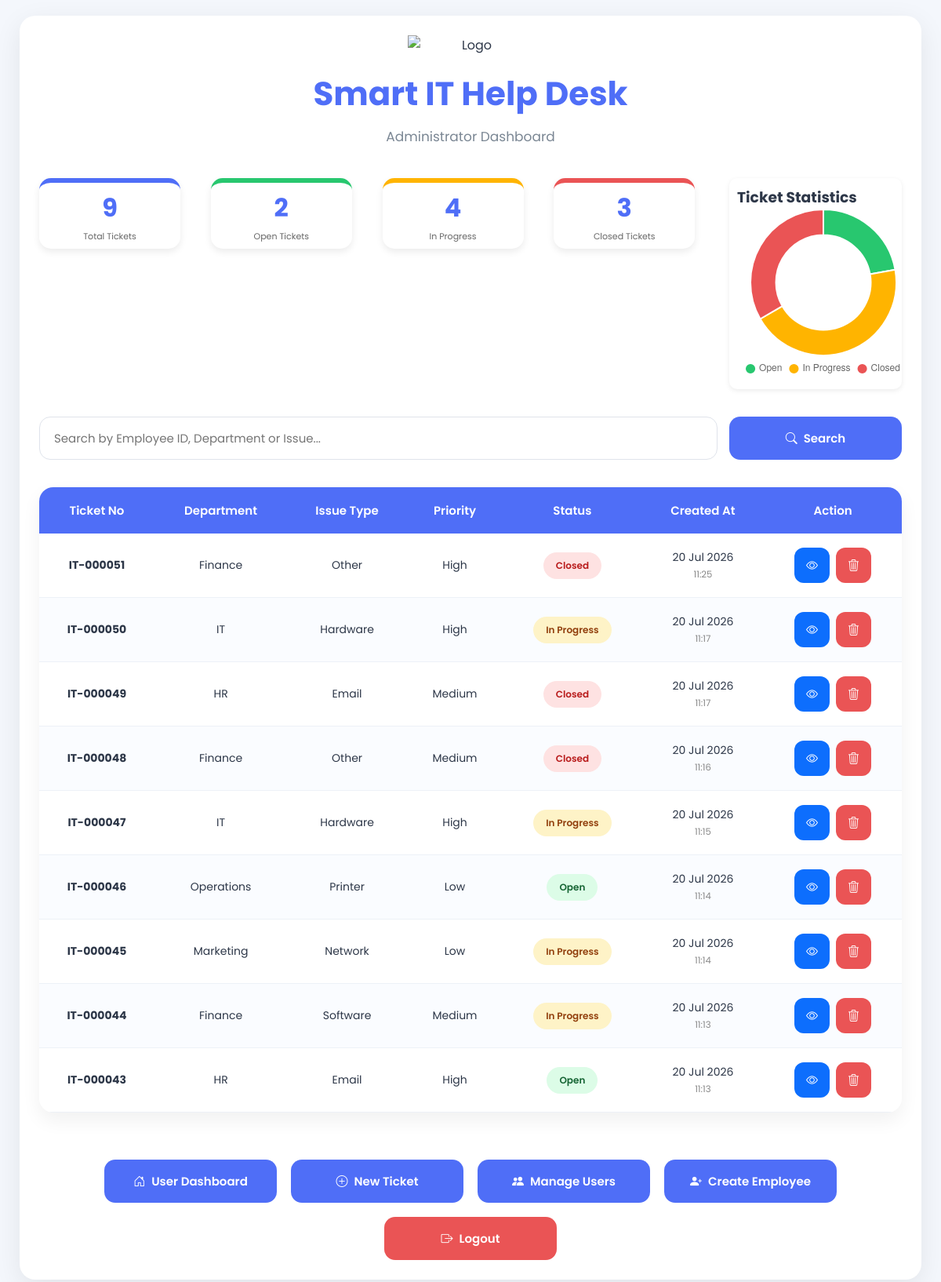
The page /admin.php (signed in) on the database as committed earlier.
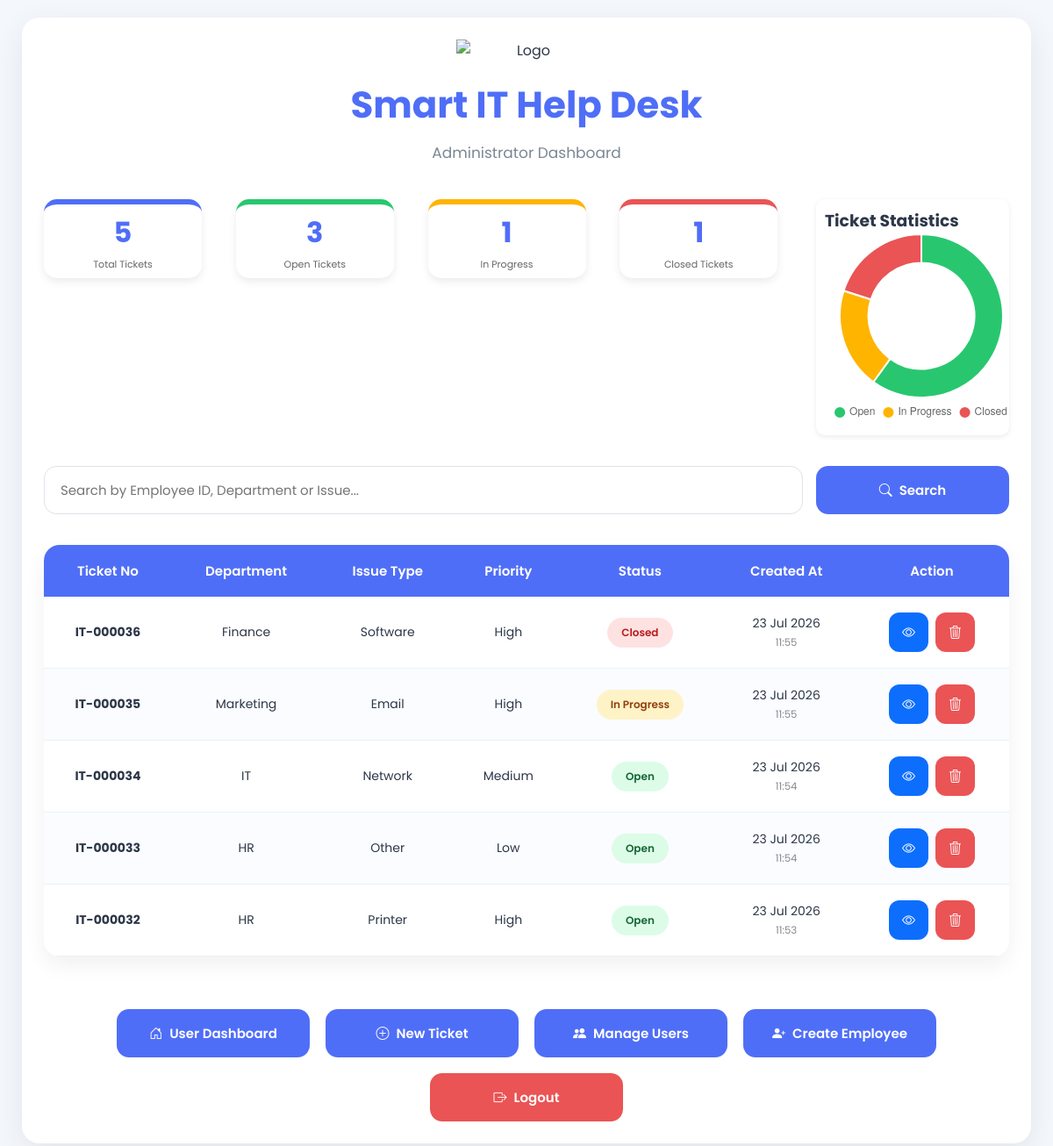
The same page on the database as committed later.
### tables this page shows
CREATE TABLE `tickets` (
  `id` int NOT NULL,
  `employee_id` varchar(20) NOT NULL,
  `department` varchar(100) NOT NULL,
  `issue_type` varchar(100) NOT NULL,
  `description` text NOT NULL,
  `priority` varchar(20) NOT NULL,
  `status` varchar(20) NOT NULL DEFAULT 'open',
  `created_at` timestamp NOT NULL DEFAULT CURRENT_TIMESTAMP
);

### admin.php (the view, shortened to what this page needs)
<?php
include 'database/database.php';
$total = $conn->query("SELECT COUNT(*) AS total FROM tickets")->fetch_assoc()['total'];
$open = $conn->query("SELECT COUNT(*) AS total FROM tickets WHERE LOWER(status)='open'")->fetch_assoc()['total'];
$progress = $conn->query("SELECT COUNT(*) AS total FROM tickets WHERE LOWER(status)='in progress'")->fetch_assoc()['total'];
$closed = $conn->query("SELECT COUNT(*) AS total FROM tickets WHERE LOWER(status)='closed'")->fetch_assoc()['total'];
$search = "";
if (isset($_GET['search']) && $_GET['search'] != "") {
    $search = $conn->real_escape_string($_GET['search']);
    $sql = "SELECT * FROM tickets
            WHERE employee_id LIKE '%$search%'
            OR department LIKE '%$search%'
            OR issue_type LIKE '%$search%'
            ORDER BY id DESC";
} else {
    $sql = "SELECT * FROM tickets ORDER BY id DESC";
}
$result = $conn->query($sql);
?>
<!DOCTYPE html>
<html lang="en">
<head>
<link rel="stylesheet" href="css/style.css?v=2">
<link rel="stylesheet"
href="https://cdn.jsdelivr.net/npm/bootstrap-icons@1.11.3/font/bootstrap-icons.min.css">
</head>
<body>
<div class="container">
<div class="header">
<img src="images/logo.png" class="logo" alt="Logo">
<h1>Smart IT Help Desk</h1>
<p class="subtitle">
Administrator Dashboard
</p>
</div>
<div class="top-dashboard">
    <div class="dashboard-cards">
        <div class="card total-card">
            <h2><?php echo $total; ?></h2>
            <p>Total Tickets</p>
        </div>
        <div class="card open-card">
            <h2><?php echo $open; ?></h2>
            <p>Open Tickets</p>
        </div>
        <div class="card progress-card">
            <h2><?php echo $progress; ?></h2>
            <p>In Progress</p>
        </div>
        <div class="card closed-card">
            <h2><?php echo $closed; ?></h2>
            <p>Closed Tickets</p>
        </div>
    </div>
    <div class="chart-card">
    <h3>Ticket Statistics</h3>
    <div class="chart-container">
        <canvas id="ticketChart"></canvas>
    </div>
</div>
</div>
<form method="GET" class="search-box">
    <input
        type="text"
        name="search"
        placeholder="Search by Employee ID, Department or Issue..."
        value="<?php echo htmlspecialchars($search); ?>">
    <button type="submit" class="search-btn">
        <i class="bi bi-search"></i> Search
    </button>
</form>
<table>
<thead>
<tr>
<th>Ticket No</th>
<th>Department</th>
<th>Issue Type</th>
<th>Priority</th>
<th>Status</th>
<th>Created At</th>
<th>Action</th>
</tr>
</thead>
<tbody>
    <?php while ($row = $result->fetch_assoc()) { ?>
<tr>
<td>
<strong>
IT-<?php echo str_pad($row['id'], 6, "0", STR_PAD_LEFT); ?>
</strong>
</td>
<td><?php echo htmlspecialchars($row['department']); ?></td>
<td><?php echo htmlspecialchars($row['issue_type']); ?></td>
<td><?php echo htmlspecialchars($row['priority']); ?></td>
<td>
<?php
$status = strtolower(trim($row['status']));
if ($status == "open") {
    echo "<span class='badge badge-open'>Open</span>";
} elseif ($status == "in progress") {
    echo "<span class='badge badge-progress'>In Progress</span>";
} elseif ($status == "closed") {
    echo "<span class='badge badge-closed'>Closed</span>";
} else {
    echo htmlspecialchars($row['status']);
}
?>
</td>
<td>
<?php echo date("d M Y", strtotime($row['created_at'])); ?>
<br>
<small style="color:#888;">
<?php echo date("H:i", strtotime($row['created_at'])); ?>
</small>
</td>
<td>
<div class="action-buttons">
<a href="view_ticket.php?id=<?php echo $row['id']; ?>" class="btn" style="padding:8px 12px;background:#0d6efd;">
    <i class="bi bi-eye"></i>
</a>
<a href="delete.php?id=<?php echo $row['id']; ?>"
class="btn logout-btn"
style="padding:8px 12px;"
onclick="return confirm('Are you sure you want to delete this ticket?')">
<i class="bi bi-trash3"></i>
</a>
</div>
</td>
</tr>
<?php } ?>
</tbody>
</table>
<br>
<div class="dashboard-buttons">
    <a href="dashboard.php" class="btn">
        <i class="bi bi-house-door"></i>
        User Dashboard
    </a>
    <a href="add.php" class="btn">
        <i class="bi bi-plus-circle"></i>
        New Ticket
    </a>
    <a href="users.php" class="btn">
        <i class="bi bi-people-fill"></i>
        Manage Users
    </a>
    <a href="create_employee.php" class="btn">
        <i class="bi bi-person-plus-fill"></i>
        Create Employee
    </a>
    <a href="logout.php" class="btn logout-btn">
        <i class="bi bi-box-arrow-right"></i>
        Logout
    </a>
</div>
</div>
<script>
const ctx = document.getElementById('ticketChart');
if(ctx){
new Chart(ctx,{
type:'doughnut',
data:{labels:['Open','In Progress','Closed'],datasets:[{data:[<?php echo (int)$open; ?>,<?php echo (int)$progress; ?>,<?php echo (int)$closed; ?>],backgroundColor:['#28c76f','#ffb400','#ea5455'],borderColor:'#fff',borderWidth:2}]},
options: {
    responsive: true,
    maintainAspectRatio: false,
    cutout: '65%',
    plugins: {
        legend: {
            position: 'bottom',
            labels: {
                usePointStyle: true,
                pointStyle: 'circle',
                boxWidth: 10,
                boxHeight: 10,
                padding: 10
            }
        }
    }
}
});
}
</script>
</body>
</html>

### css/style.css (style rules this page uses)
:root { --primary:#4F6EF7; --primary-dark:#3558ef; --green:#28c76f; --yellow:#ffb400; --red:#ea5455; --background:#f4f7fc; --white:#ffffff; --text:#2d3748; --gray:#7b8794; --radius:18px; --shadow: 0 10px 35px rgba(0,0,0,.08); }
* { margin:0; padding:0; box-sizing:border-box; font-family:'Poppins',sans-serif; }
html { scroll-behavior:smooth; }
body { background:var(--background); color:var(--text); }
.container { max-width:1150px; margin:20px auto; background:#fff; padding:25px; border-radius:20px; box-shadow:var(--shadow); }
.header { text-align:center; margin-bottom:40px; }
.logo { width:160px; margin:auto; display:block; margin-bottom:18px; }
h1 { font-size:42px; color:var(--primary); font-weight:700; }
.subtitle { margin-top:10px; font-size:17px; color:var(--gray); }
.top-dashboard { display:flex; align-items:flex-start; justify-content:space-between; gap:25px; }
.chart-card { width:260px; flex-shrink:0; }
.dashboard-cards { flex:1; display:grid; grid-template-columns:repeat(4,1fr); gap:15px; }
.card { width:180px; height:90px; background:#fff; border-radius:15px; display:flex; flex-direction:column; justify-content:center; align-items:center; box-shadow:0 4px 10px rgba(0,0,0,.08); padding:10px; }
.card h2 { font-size:32px; margin:0; color:#4F6EF7; }
.card p { margin-top:6px; font-size:14px; color:#666; }
.card p { font-size:11px; margin-top:4px; }
.total-card { border-top:6px solid var(--primary); }
.open-card { border-top:6px solid var(--green); }
.progress-card { border-top:6px solid var(--yellow); }
.closed-card { border-top:6px solid var(--red); }
.dashboard-buttons { display:flex; justify-content:center; align-items:center; flex-wrap:wrap; gap:18px; margin-top:35px; }
.btn, button { background:var(--primary); color:white; padding:15px 30px; border:none; border-radius:14px; font-size:15px; font-weight:600; cursor:pointer; text-decoration:none; display:flex; align-items:center; justify-content:center; gap:8px; transition:.3s; min-width:220px; height:55px; }
.logout-btn { background:var(--red); }
.action-buttons { display:flex; justify-content:center; gap:8px; }
.action-buttons .btn { min-width:45px; width:45px; height:45px; padding:0; border-radius:12px; }
.search-box { display:flex; align-items:center; gap:15px; margin:35px 0; }
.search-box input { flex:1; padding:15px 18px; border:1px solid #dfe3eb; border-radius:14px; font-size:15px; transition:.3s; background:#fff; }
.search-btn { width:180px; height:55px; }
table { width:100%; border-collapse:collapse; overflow:hidden; border-radius:18px; background:#fff; box-shadow:0 10px 25px rgba(0,0,0,.06); }
thead { background:var(--primary); color:#fff; }
thead th { padding:18px; font-size:15px; font-weight:600; text-align:center; }
tbody td { padding:18px; text-align:center; border-bottom:1px solid #edf1f7; font-size:14px; }
tbody tr { transition:.25s; }
tbody tr:nth-child(even) { background:#fafcff; }
input, select, textarea { width:100%; padding:14px 16px; border:1px solid #dfe3eb; border-radius:14px; font-size:15px; transition:.3s; background:#fff; }
.badge { display:inline-block; padding:8px 16px; border-radius:30px; font-size:12px; font-weight:600; }
.badge-open { background:#dcfce7; color:#166534; }
.badge-progress { background:#fef3c7; color:#92400e; }
.badge-closed { background:#fee2e2; color:#b91c1c; }
.container { max-width:1150px; margin:20px auto; padding:25px; }
.top-dashboard { display:flex; gap:20px; align-items:flex-start; justify-content:space-between; margin-bottom:20px; }
.chart-card { width:50px; background:#fff; border-radius:5px; padding:5px; box-shadow:0 2px 5px rgba(0,0,0,.05); }
.chart-card { width:5px; padding:5px; border-radius:5px; }
.chart-container { width:2px; height:2px; margin:auto; }
.chart-container canvas { width:30px !important; height:30px !important; }
.chart-card { width:220px; background:#fff; border-radius:10px; padding:10px; box-shadow:0 2px 6px rgba(0,0,0,.08); }
.chart-container { width:220px; height:220px; margin:auto; }
.chart-container canvas { width:220px !important; height:220px !important; }

Rows that differ between the two databases and show on the page:
removed tickets: id "000051", department "Finance", issue_type "Other", priority "High", status "Closed", created_at "20 Jul 2026", created_at "11:25"
removed tickets: id "000050", department "IT", issue_type "Hardware", priority "High", status "In Progress", created_at "20 Jul 2026", created_at "11:17"
removed tickets: id "000049", department "HR", issue_type "Email", priority "Medium", status "Closed", created_at "20 Jul 2026", created_at "11:17"
removed tickets: id "000048", department "Finance", issue_type "Other", priority "Medium", status "Closed", created_at "20 Jul 2026", created_at "11:16"
removed tickets: id "000047", department "IT", issue_type "Hardware", priority "High", status "In Progress", created_at "20 Jul 2026", created_at "11:15"
removed tickets: id "000046", department "Operations", issue_type "Printer", priority "Low", status "Open", created_at "20 Jul 2026", created_at "11:14"
removed tickets: id "000045", department "Marketing", issue_type "Network", priority "Low", status "In Progress", created_at "20 Jul 2026", created_at "11:14"
removed tickets: id "000044", department "Finance", issue_type "Software", priority "Medium", status "In Progress", created_at "20 Jul 2026", created_at "11:13"
removed tickets: id "000043", department "HR", issue_type "Email", priority "High", status "Open", created_at "20 Jul 2026", created_at "11:13"
added tickets: id "000036", department "Finance", issue_type "Software", priority "High", status "Closed", created_at "23 Jul 2026", created_at "11:55"
added tickets: id "000035", department "Marketing", issue_type "Email", priority "High", status "In Progress", created_at "23 Jul 2026", created_at "11:55"
added tickets: id "000034", department "IT", issue_type "Network", priority "Medium", status "Open", created_at "23 Jul 2026", created_at "11:54"
added tickets: id "000033", department "HR", issue_type "Other", priority "Low", status "Open", created_at "23 Jul 2026", created_at "11:54"
added tickets: id "000032", department "HR", issue_type "Printer", priority "High", status "Open", created_at "23 Jul 2026", created_at "11:53"
Other text that changed with them:
$total: "9" → "5"
$open: "2" → "3"
$progress: "4" → "1"
$closed: "3" → "1"
chart data {{ $open }}: 2 → 3
chart data {{ $progress }}: 4 → 1
chart data {{ $closed }}: 3 → 1
